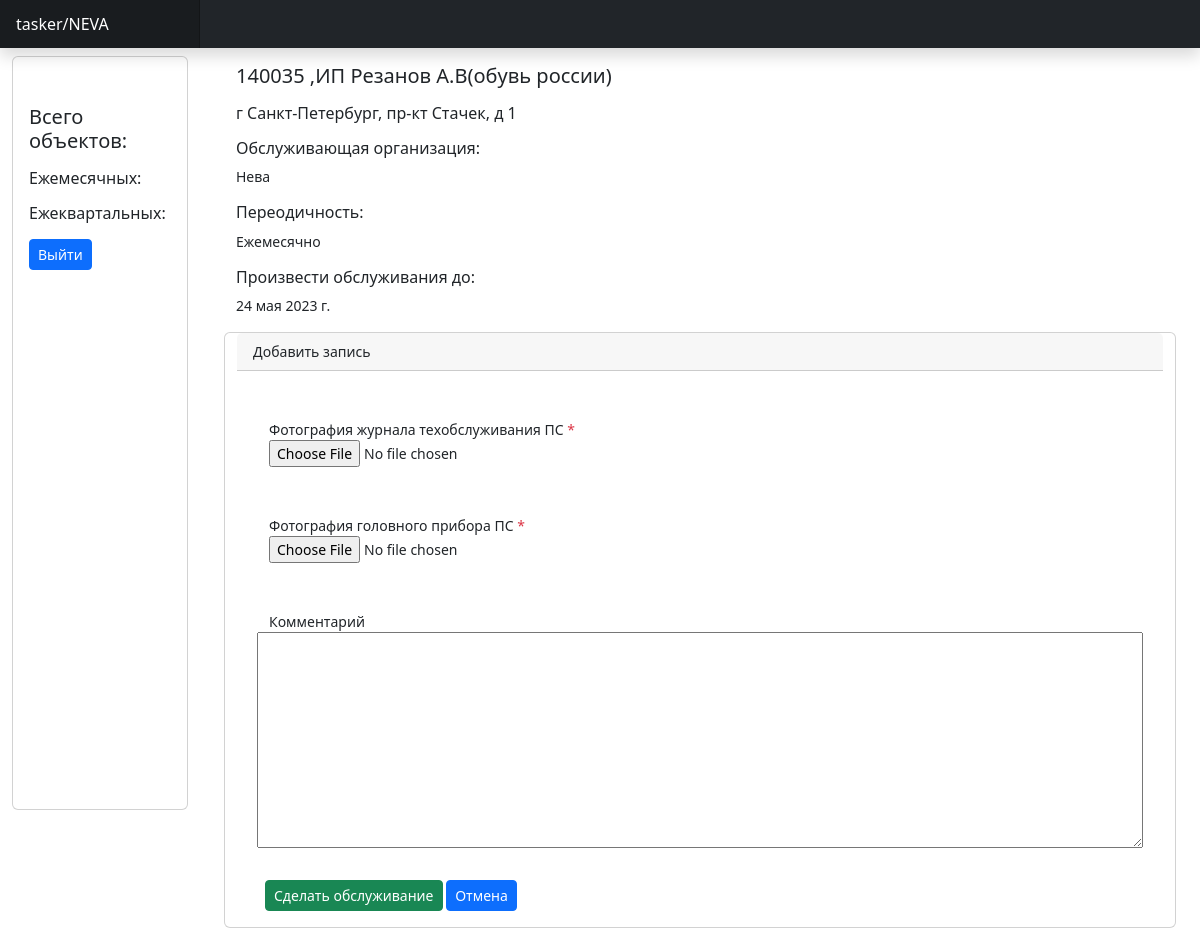
/technicians/fire_alarm_object_service/71/create/ (signed in), run on the app's committed database.
### fire_alarm_objects/models.py (models this page shows, shortened)
class FireAlarmObject(models.Model):
    FREQUENCY_CHOICES = (
        ('Ежемесячно', 'Ежемесячно'),
        ('Ежеквартально', 'Ежеквартально'),
    )
    name = models.CharField(
        max_length=255,
        verbose_name='название объекта',
        help_text='Название объекта, на котором установлена пожарная сигнализация.'
    )
    frequency = models.CharField(
        max_length=15,
        choices=FREQUENCY_CHOICES,
        verbose_name='периодичность обслуживания',
        help_text='Периодичность обслуживания пожарной сигнализации на объекте.'
    )
    last_service_date = models.DateField(
        verbose_name='дата последнего обслуживания',
        help_text='Дата последнего обслуживания пожарной сигнализации на объекте.'
    )
    next_service_date = models.DateField(
        verbose_name='дата следующего обслуживания',
        help_text='Дата следующего обслуживания пожарной сигнализации на объекте.',
        blank=True,
        null=True
    )
    photo = models.ImageField(
        verbose_name='фото объекта',
        help_text='Фотография объекта, на котором установлена пожарная сигнализация.',
        blank=True,
        null=True,
        upload_to='service_photos/'
    )
    address = models.ForeignKey(
        Address,
        on_delete=models.CASCADE,
        verbose_name='Адрес объекта',
        related_name='fire_alarm_objects')
    branch = models.ForeignKey(
        Branch,
        on_delete=models.CASCADE,
        verbose_name='филиал',
        help_text='Филиал, к которому относится данный объект.',
        related_name='fire_alarm_objects'
    )
    service_zone = models.ForeignKey(
        ServiceZone,
        blank=True,
        null=True,
        on_delete=models.SET_NULL,
        verbose_name="Зона обслуживания",
        related_name="fire_alarm_objects")
    service_organizations = models.ForeignKey(
        ServiceOrganizations,
        blank=True,
        null=True,
        on_delete=models.DO_NOTHING,
        verbose_name="Обслуживающия организация",
        related_name="fire_alarm_objects"
    )
    class Meta:
        verbose_name = 'объект'
        verbose_name_plural = 'объекты'

class Address(models.Model):
    address = models.CharField(max_length=200, verbose_name="Адрес")
    latitude = models.FloatField(verbose_name="Широта", null=True, blank=True)
    longitude = models.FloatField(
        verbose_name="Долгота", null=True, blank=True)
    class Meta:
        verbose_name = 'Адрес'
        verbose_name_plural = 'Адреса'
    def __str__(self):
        return self.address

### service_оrganizations/models.py (models this page shows)
class ServiceOrganizations (models.Model):
    name = models.CharField(verbose_name='Обслуживающая организация',
                            max_length=50,)
    def __str__ (self):
        return self.name

### technicians/views.py (the view, shortened to what this page needs)
def fire_alarm_object_service_create(request, object_id):
    form = FireAlarmObjectServiceForm(request.POST or None,
                                      files=request.FILES or None,)
    template = "technicians/fire_alarm_object_service_create.html"
    fire_alarm_object = get_object_or_404(FireAlarmObject, id=object_id)
    technician = get_object_or_404(Technician, user=request.user)
    context = {'object': fire_alarm_object,
               'form': form,
               'mobi': True}
    return render(request, template, context)

### fire_alarm_objects/forms.py
class FireAlarmObjectServiceForm(forms.ModelForm):
    class Meta:
        model = FireAlarmObjectService
        fields = ('service_journal_photo', 'control_panel_photo', 'comment')

### templates/technicians/fire_alarm_object_service_create.html (shortened to what this page needs)
{% extends 'base.html' %}
{% block sidebarMenu %}
  {% include 'technicians/includes/sidebarMenu.html' %}
{% endblock sidebarMenu %}
{% load thumbnail %}
{% block content %}
<div class="container">
    <div class = 'row'>
      <div class='container'>
        <p class="card-text"><h5>{{ object.name }}</h5></p>
        <p class="card-text"><h6>{{ object.address}}</h6></p>
        <p class="card-text"><h6>Обслуживающая организация:</h6> {{ object.service_organizations }}</p>
        <p class="card-text"><h6>Переодичность:</h6> {{ object.frequency }}</p>
        <p class="card-text"><h6>Произвести обслуживания до:</h6> {{ object.next_service_date }}</p>
      </div>
      <div class="card">
        <div class="card-header">
            {% if is_edit %}
            Редактировать запись
            {% else %}
            Добавить запись
            {% endif %}
        </div>
        <div class="card-body">
          {% if is_edit %}
            <form id="fire_alarm_object_service-form" method="POST" enctype="multipart/form-data" action="{% url 'engineers:service_zone_edit' zone.id %}">
          {% else %}
            <form id="fire_alarm_object_service-form" method="POST" enctype="multipart/form-data" action="{% url 'technicians:fire_alarm_object_service_create' object.id%}">
          {% endif %}
                {% for field in form %}
                    <div class="form-group row my-3 p-3">
                      <label for="{{field.id_for_label}}">
                        {{ field.label }}
                        {% if field.field.required %}
                          <span class="required text-danger" >*</span>
                        {% endif %}
                      </label>
                      {{ field }}
                    </div>
                {% endfor %}
              <div class ='container'>
                <button id="fire_alarm_object_service-form" class="btn btn-success btn-sm">Сделать обслуживание</button>
                <a href="{% url 'technicians:index' %}" class="btn btn-primary btn-sm">Отмена</a>
              </div>
            </form>
          </div>
        </div>
      </div>
</div>
{% endblock content %}

### static/css/dashboard.css (style rules this page uses)
body { font-size: .875rem; }

### data on the page
FireAlarmObject: name "140035 ,ИП Резанов А.В(обувь россии)", address "г Санкт-Петербург, пр-кт Стачек, д 1", service_organizations "Нева", frequency "Ежемесячно", next_service_date "24 мая 2023 г."

### other printed values
{{ field.label }} "Фотография журнала техобслуживания ПС" "Фотография головного прибора ПС" "Комментарий"
